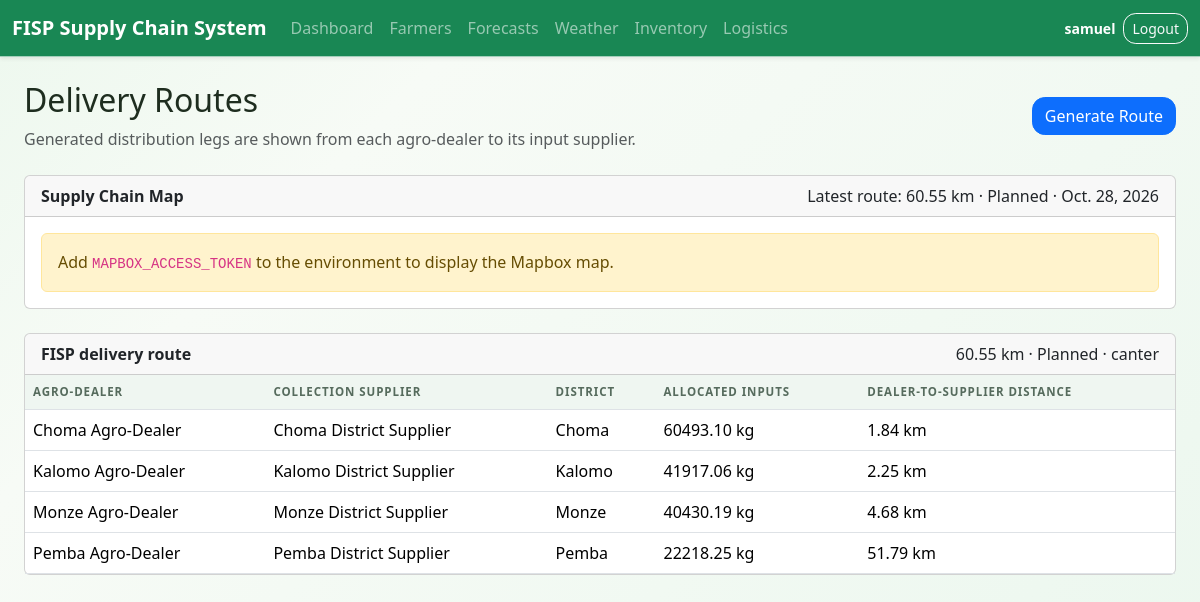
The app's page /logistics/ (signed in) with its own data.
### logistics/models.py (models this page shows, shortened)
class RoutePlan(models.Model):
	STATUS_CHOICES = [
		('planned', 'Planned'),
		('in_progress', 'In progress'),
		('completed', 'Completed'),
		('cancelled', 'Cancelled'),
	]
	name = models.CharField(max_length=100, default='FISP delivery route')
	start_latitude = models.FloatField(null=True, blank=True)
	start_longitude = models.FloatField(null=True, blank=True)
	total_distance_km = models.DecimalField(max_digits=10, decimal_places=2, default=0)
	planned_delivery_date = models.DateField(null=True, blank=True)
	vehicle_identifier = models.CharField(max_length=80, blank=True)
	allocation_run = models.CharField(max_length=50, blank=True)
	status = models.CharField(max_length=20, choices=STATUS_CHOICES, default='planned')
	created_at = models.DateTimeField(auto_now_add=True)
	class Meta:
		ordering = ['-created_at']

class SupplierDealerRoute(models.Model):
	route = models.ForeignKey(RoutePlan, on_delete=models.CASCADE, related_name='distribution_legs')
	supplier = models.ForeignKey(Supplier, on_delete=models.PROTECT, related_name='route_legs')
	agro_dealer = models.ForeignKey(AgroDealer, on_delete=models.PROTECT, related_name='route_legs')
	sequence = models.PositiveIntegerField()
	allocated_quantity_kg = models.DecimalField(max_digits=10, decimal_places=2, default=0)
	distance_from_previous_km = models.DecimalField(max_digits=10, decimal_places=2, default=0)
	road_geometry = models.JSONField(default=list, blank=True)
	class Meta:
		ordering = ['supplier__district', 'sequence']
		unique_together = ('route', 'supplier', 'agro_dealer')

class AgroDealer(models.Model):
	user = models.OneToOneField(
		User,
		on_delete=models.SET_NULL,
		null=True,
		blank=True,
		related_name='agrodealer_profile',
	)
	name = models.CharField(max_length=120)
	district = models.CharField(max_length=100)
	latitude = models.FloatField()
	longitude = models.FloatField()
	stock_quantity_kg = models.DecimalField(max_digits=12, decimal_places=2, default=0)
	stock_fertilizer_d_kg = models.DecimalField(max_digits=12, decimal_places=2, default=0)
	stock_fertilizer_urea_kg = models.DecimalField(max_digits=12, decimal_places=2, default=0)
	stock_seed_maize_kg = models.DecimalField(max_digits=12, decimal_places=2, default=0)
	stock_seed_other_kg = models.DecimalField(max_digits=12, decimal_places=2, default=0)
	stock_seed_soybeans_kg = models.DecimalField(max_digits=12, decimal_places=2, default=0)
	stock_seed_sunflower_kg = models.DecimalField(max_digits=12, decimal_places=2, default=0)
	stock_seed_popcorn_kg = models.DecimalField(max_digits=12, decimal_places=2, default=0)
	class Meta:
		ordering = ['district', 'name']

class Supplier(models.Model):
	name = models.CharField(max_length=120)
	district = models.CharField(max_length=100)
	latitude = models.FloatField()
	longitude = models.FloatField()
	current_stock_kg = models.DecimalField(max_digits=12, decimal_places=2, default=0)
	stock_fertilizer_d_kg = models.DecimalField(max_digits=12, decimal_places=2, default=0)
	stock_fertilizer_urea_kg = models.DecimalField(max_digits=12, decimal_places=2, default=0)
	stock_seed_maize_kg = models.DecimalField(max_digits=12, decimal_places=2, default=0)
	stock_seed_other_kg = models.DecimalField(max_digits=12, decimal_places=2, default=0)
	stock_seed_soybeans_kg = models.DecimalField(max_digits=12, decimal_places=2, default=0)
	stock_seed_sunflower_kg = models.DecimalField(max_digits=12, decimal_places=2, default=0)
	stock_seed_popcorn_kg = models.DecimalField(max_digits=12, decimal_places=2, default=0)
	is_active = models.BooleanField(default=False)
	class Meta:
		ordering = ['district', 'name']

### logistics/views.py (the view, shortened to what this page needs)
# urls.py: path('', views.route_list, name='route_list'),
@role_required(ROLE_MINISTRY, ROLE_DISTRICT, ROLE_SUPPLIER, ROLE_DEALER)
def route_list(request):
	district = get_user_district(request.user)
	route_queryset = RoutePlan.objects.all()
	stop_queryset = RouteStop.objects.select_related('farmer')
	leg_queryset = SupplierDealerRoute.objects.select_related('supplier', 'agro_dealer')
	supplier_queryset = Supplier.objects.filter(is_active=True)
	dealer_queryset = AgroDealer.objects.all()
	routes = route_queryset.prefetch_related(
		Prefetch('stops', queryset=stop_queryset.prefetch_related('input_items'), to_attr='scoped_stops'),
		Prefetch('distribution_legs', queryset=leg_queryset, to_attr='scoped_distribution_legs'),
	)
	latest_route = routes.first()
	map_data = {'routeStops': [], 'inputSuppliers': [], 'agroDealers': [], 'distributionLegs': []}
	route_legs = []
	if latest_route:
		map_data['routeStops'] = [
			{
				'sequence': stop.sequence,
				'name': f'{stop.farmer.first_name} {stop.farmer.last_name}',
				'district': stop.farmer.district,
				'coordinates': [stop.farmer.longitude, stop.farmer.latitude],
				'geometry': stop.road_geometry,
			}
			for stop in latest_route.scoped_stops
		]
		route_legs = latest_route.scoped_distribution_legs
		map_data['distributionLegs'] = [
			{
				'supplier': leg.supplier.name,
				'dealer': leg.agro_dealer.name,
				'coordinates': [
					[leg.agro_dealer.longitude, leg.agro_dealer.latitude],
					[leg.supplier.longitude, leg.supplier.latitude],
				],
				'geometry': leg.road_geometry or [],
			}
			for leg in route_legs
		]
	map_data['inputSuppliers'] = [
		{
			'name': supplier.name,
			'district': supplier.district,
			'coordinates': [supplier.longitude, supplier.latitude],
		}
		for supplier in supplier_queryset.order_by('district', 'id')
	]
	for leg in route_legs:
		if not any(supplier['coordinates'] == [leg.supplier.longitude, leg.supplier.latitude] for supplier in map_data['inputSuppliers']):
			map_data['inputSuppliers'].append({
				'name': leg.supplier.name,
				'district': leg.supplier.district,
				'coordinates': [leg.supplier.longitude, leg.supplier.latitude],
			})
	map_data['agroDealers'] = [
		{
			'name': dealer.name,
			'district': dealer.district,
			'stock': f'{dealer.stock_quantity_kg:.2f}',
			'coordinates': [dealer.longitude, dealer.latitude],
		}
		for dealer in dealer_queryset.order_by('district', 'id')
	]
	for leg in route_legs:
		if not any(item['name'] == leg.agro_dealer.name and item['district'] == leg.agro_dealer.district for item in map_data['agroDealers']):
			map_data['agroDealers'].append({
				'name': leg.agro_dealer.name,
				'district': leg.agro_dealer.district,
				'stock': f'{leg.agro_dealer.stock_quantity_kg:.2f}',
				'coordinates': [leg.agro_dealer.longitude, leg.agro_dealer.latitude],
			})
	return render(request, 'logistics/route_list.html', {
		'routes': routes,
		'latest_route': latest_route,
		'suppliers': Supplier.objects.filter(district__iexact=district) if district else Supplier.objects.all(),
		'agro_dealers': dealer_queryset,
		'mapbox_token': settings.MAPBOX_ACCESS_TOKEN,
		'map_data': map_data,
	})

### accounts/context_processors.py (called while the page is built)
def stakeholder_role(request):
    return {'stakeholder_role': get_user_role(request.user)}

### templates/logistics/route_list.html (shortened to what this page needs)
{% extends 'base.html' %}
{% block content %}
<div class="d-flex justify-content-between align-items-center mb-4">
    <div>
        <h2>Delivery Routes</h2>
        <p class="text-muted mb-0">Generated distribution legs are shown from each agro-dealer to its input supplier.</p>
    </div>
    <a class="btn btn-primary" href="{% url 'run_route' %}">Generate Route</a>
</div>
{% if latest_route or suppliers or agro_dealers %}
<div class="card mb-4">
    <div class="card-header d-flex justify-content-between align-items-center">
        <strong>Supply Chain Map</strong>
        {% if latest_route %}<span>Latest route: {{ latest_route.total_distance_km|floatformat:2 }} km · {{ latest_route.get_status_display }}{% if latest_route.planned_delivery_date %} · {{ latest_route.planned_delivery_date }}{% endif %}</span>{% endif %}
    </div>
    {% if mapbox_token %}
    <div id="route-map" class="route-map"></div>
    <div class="location-controls">
        <button id="show-my-location" class="btn btn-outline-primary btn-sm" type="button">Show my location</button>
        <button id="stop-location-sharing" class="btn btn-outline-secondary btn-sm" type="button" hidden>Stop sharing location</button>
        <p id="location-status" class="location-status small text-muted" role="status" aria-live="polite">Your location is only displayed on this map and is not saved.</p>
    </div>
    <div class="map-legend">
        <span class="map-legend-item"><span class="map-legend-swatch input-supplier-marker">S</span> Input supplier / collection point</span>
        <span class="map-legend-item"><span class="map-legend-swatch dealer-marker">A</span> Agro-dealer</span>
        <span class="map-legend-item"><span class="map-legend-swatch route-marker-number">R</span> Individual dealer-to-supplier route</span>
    </div>
    {% else %}
    <div class="card-body">
        <div class="alert alert-warning mb-0">Add <code>MAPBOX_ACCESS_TOKEN</code> to the environment to display the Mapbox map.</div>
    </div>
    {% endif %}
</div>
{% endif %}
{% for route in routes %}
<div class="card mb-4">
    <div class="card-header d-flex justify-content-between">
        <strong>{{ route.name }}</strong>
        <span>{{ route.total_distance_km|floatformat:2 }} km · {{ route.get_status_display }}{% if route.vehicle_identifier %} · {{ route.vehicle_identifier }}{% endif %}</span>
    </div>
    <div class="table-responsive">
        <table class="table table-hover mb-0">
            <thead><tr><th>Agro-dealer</th><th>Collection supplier</th><th>District</th><th>Allocated inputs</th><th>Dealer-to-supplier distance</th></tr></thead>
            <tbody>
            {% for leg in route.scoped_distribution_legs %}
                <tr>
                    <td>{{ leg.agro_dealer.name }}</td>
                    <td>{{ leg.supplier.name }}</td>
                    <td>{{ leg.supplier.district }}</td>
                    <td>{{ leg.allocated_quantity_kg|floatformat:2 }} kg</td>
                    <td>{{ leg.distance_from_previous_km|floatformat:2 }} km</td>
                </tr>
            {% endfor %}
            </tbody>
        </table>
    </div>
</div>
{% empty %}
<div class="alert alert-info">No routes have been generated yet.</div>
{% endfor %}
{% endblock %}

### templates/base.html (shortened to what this page needs)
{% load static %}
<!DOCTYPE html>
<html lang="en">
<head>
    <link href="https://cdn.jsdelivr.net/npm/bootstrap@5.3.3/dist/css/bootstrap.min.css" rel="stylesheet">
    <link href="https://cdn.jsdelivr.net/npm/bootstrap-icons@1.11.3/font/bootstrap-icons.min.css" rel="stylesheet">
    <link rel="stylesheet" href="{% static 'css/custom.css' %}">
</head>
<body>
    <nav class="navbar navbar-expand-lg navbar-dark bg-success shadow-sm border-bottom border-success-subtle">
        <div class="container-fluid">
            <a class="navbar-brand fw-semibold" href="{% url 'dashboard_home' %}">FISP Supply Chain System</a>
            <div class="collapse navbar-collapse" id="mainNavbar">
                <ul class="navbar-nav me-auto align-items-center">
                    {% if stakeholder_role %}
                    <li class="nav-item"><a class="nav-link" href="{% url 'dashboard_home' %}">Dashboard</a></li>
                    <li class="nav-item"><a class="nav-link" href="{% url 'farmer_list' %}">Farmers</a></li>
                    <li class="nav-item"><a class="nav-link" href="{% url 'forecast_list' %}">Forecasts</a></li>
                    <li class="nav-item"><a class="nav-link" href="{% url 'weather_dashboard' %}">Weather</a></li>
                    <li class="nav-item"><a class="nav-link" href="{% url 'allocation_list' %}">Inventory</a></li>
                    <li class="nav-item"><a class="nav-link" href="{% url 'route_list' %}">Logistics</a></li>
                    {% endif %}
                </ul>
                {% if user.is_authenticated %}
                <div class="d-flex align-items-center gap-2">
                    <span class="navbar-text text-white small fw-semibold">{{ user.username }}</span>
                    <form action="{% url 'logout' %}" method="post" class="d-inline">
                        <button class="btn btn-outline-light btn-sm" type="submit">Logout</button>
                    </form>
                </div>
                {% endif %}
            </div>
        </div>
    </nav>
    <main class="container mt-4">
        {% block content %}{% endblock %}
    </main>
</body>
</html>

### static/css/custom.css (style rules this page uses)
body { background: linear-gradient(135deg, #edf8ee 0%, #f7fbf6 25%, #ebf7ee 100%); min-height: 100vh; color: #1e2d1f; }
main.container { max-width: 100%; padding: 0 1.5rem 2rem; }
.stacked-form .btn, .btn { border-radius: 0.8rem; }
.table { --bs-table-bg: transparent; }
.table thead th { font-size: 0.72rem; text-transform: uppercase; letter-spacing: 0.08em; color: #566b5d; font-weight: 700; background: rgba(238, 246, 240, 0.9); }
.table td, .table th { vertical-align: middle; }

### records on screen
RoutePlan: total_distance_km "60.55", status "Planned", planned_delivery_date "Oct. 28, 2026", name "FISP delivery route", vehicle_identifier "canter"
SupplierDealerRoute: agro_dealer.name "Choma Agro-Dealer", supplier.name "Choma District Supplier", supplier.district "Choma", allocated_quantity_kg "60493.10", distance_from_previous_km "1.84"
SupplierDealerRoute: agro_dealer.name "Kalomo Agro-Dealer", supplier.name "Kalomo District Supplier", supplier.district "Kalomo", allocated_quantity_kg "41917.06", distance_from_previous_km "2.25"
SupplierDealerRoute: agro_dealer.name "Monze Agro-Dealer", supplier.name "Monze District Supplier", supplier.district "Monze", allocated_quantity_kg "40430.19", distance_from_previous_km "4.68"
SupplierDealerRoute: agro_dealer.name "Pemba Agro-Dealer", supplier.name "Pemba District Supplier", supplier.district "Pemba", allocated_quantity_kg "22218.25", distance_from_previous_km "51.79"

### other values on screen
{{ user.username }} "samuel"
